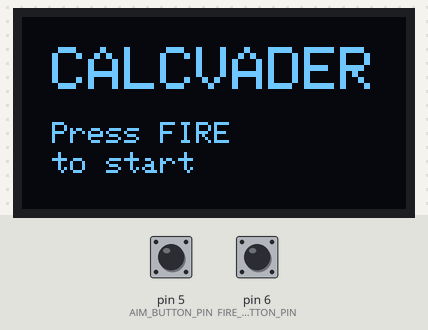
Recording of a sketch running on a simulated Arduino Uno, built with avr-gcc and run on an emulated ATmega328P. Parts: 128×64 one-colour display. The inputs (shaded band) are chosen by the test bench; at power-on: pin 6 (FIRE_BUTTON_PIN) HIGH, pin 5 (AIM_BUTTON_PIN) HIGH. Random numbers use the default seed unless the sketch sets one.

Above: at 1.2 s.
1.3 s: pin 6 (FIRE_BUTTON_PIN) pulled LOW for 0.15 s
At 2.0 s:
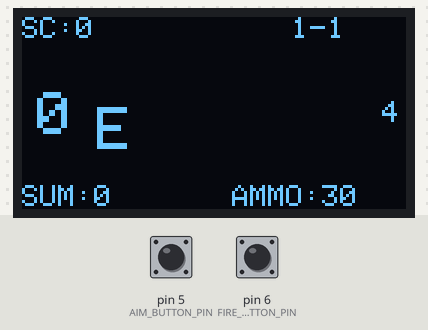
4.4 s: pin 5 (AIM_BUTTON_PIN) pulled LOW for 0.15 s
At 7.0 s:
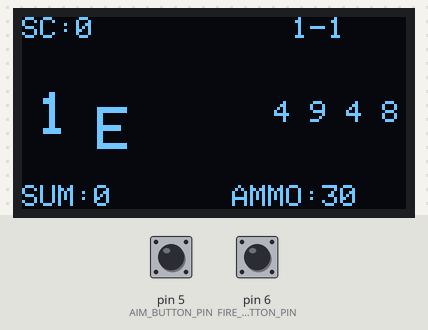
7.5 s: pin 5 (AIM_BUTTON_PIN) pulled LOW for 1 s
At 11.2 s:
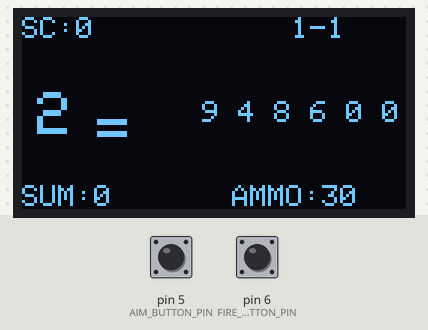
11.5 s: pin 6 (FIRE_BUTTON_PIN) pulled LOW for 1 s
At 12.6 s:
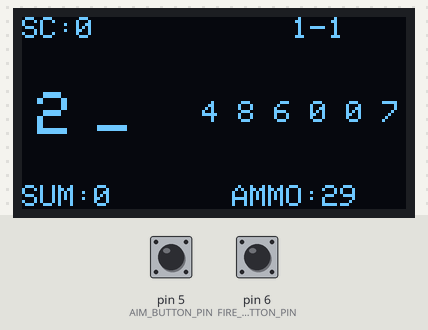
Timing chart, 0 to 14.5 s (numbered marks = the images above; inputs shaded):
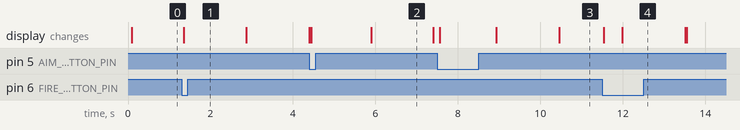

The sketch:

calcvader.ino
```cpp
/*
 * CALCVADER - 電卓インベーダーゲーム
 * CASIO SL-880のインベーダーゲームを再現
 */

#include <Wire.h>
#include <Adafruit_GFX.h>
#include <Adafruit_SSD1306.h>

// ディスプレイ設定
#define SCREEN_WIDTH 128
#define SCREEN_HEIGHT 64
#define OLED_RESET -1
Adafruit_SSD1306 display(SCREEN_WIDTH, SCREEN_HEIGHT, &Wire, OLED_RESET);

// ボタンピン設定
#define AIM_BUTTON_PIN 5
#define FIRE_BUTTON_PIN 6

// ゲーム定数
const int MAX_VISIBLE_PART1 = 6;
const int MAX_VISIBLE_PART2 = 5;
const int TOTAL_INVADERS_PER_ROUND = 16;
const int MAX_AMMO = 30;
const int UFO_BONUS = 300;

// インベーダー構造体
struct Invader {
  int number;        // 数字（0-9）
  int position;      // 位置（1～6の桁数）
  int x, y;          // 座標
  bool active;       // 生存フラグ
  bool isUFO;        // UFOフラグ
};

Invader invaders[6];

// ゲーム状態変数
int aim = 0;                    // 照準（0-9, n=10）
int sum = 0;                    // 撃破した数字の合計
bool ufoActive = false;         // UFO出現フラグ
int ufoIndex = -1;              // UFOのインデックス
int score = 0;
int life = 3;                   // ライフ
int ammo = MAX_AMMO;
int pattern = 1;                // 現在のパターン（1～9）
int part = 1;                   // 現在のパート（1 or 2）
int invadersDefeated = 0;       // 撃破したインベーダー数
int invadersSpawned = 0;        // 出現したインベーダー数

// ゲーム状態
enum GameState {
  TITLE,
  PLAYING,
  GAME_OVER
};
GameState gameState = TITLE;

// ボタン状態
bool lastAimButton = HIGH;
bool lastFireButton = HIGH;

// タイミング制御
unsigned long lastMoveTime = 0;
int moveDelay = 1500;            // インベーダーの移動間隔（ms）

void setup() {
  Serial.begin(9600);

  // ボタン設定
  pinMode(AIM_BUTTON_PIN, INPUT_PULLUP);
  pinMode(FIRE_BUTTON_PIN, INPUT_PULLUP);

  // ディスプレイ初期化
  if (!display.begin(SSD1306_SWITCHCAPVCC, 0x3C)) {
    Serial.println(F("SSD1306 allocation failed"));
    for (;;);
  }

  display.clearDisplay();
  display.display();

  randomSeed(analogRead(0));
}

void loop() {
  switch (gameState) {
    case TITLE:
      updateTitle();
      break;
    case PLAYING:
      updateGame();
      break;
    case GAME_OVER:
      updateGameOver();
      break;
  }
}

// タイトル画面の更新
void updateTitle() {
  display.clearDisplay();
  display.setTextSize(2);
  display.setTextColor(SSD1306_WHITE);
  display.setCursor(10, 10);
  display.println(F("CALCVADER"));

  display.setTextSize(1);
  display.setCursor(10, 35);
  display.println(F("Press FIRE"));
  display.setCursor(10, 45);
  display.println(F("to start"));

  display.display();

  // FIREボタンでゲーム開始
  bool fireButton = digitalRead(FIRE_BUTTON_PIN);
  if (lastFireButton == HIGH && fireButton == LOW) {
    initGame();
    gameState = PLAYING;
  }
  lastFireButton = fireButton;
}

// ゲーム初期化
void initGame() {
  aim = 0;
  sum = 0;
  ufoActive = false;
  ufoIndex = -1;
  score = 0;
  life = 3;
  ammo = MAX_AMMO;
  pattern = 1;
  part = 1;
  invadersDefeated = 0;
  invadersSpawned = 0;

  // インベーダー初期化
  for (int i = 0; i < 6; i++) {
    invaders[i].active = false;
  }

  spawnInitialInvaders();

  lastMoveTime = millis();
  moveDelay = 1500;
}

// 初期インベーダーを配置
void spawnInitialInvaders() {
  int startPos = (part == 1) ? 6 : 5;

  // 最初は1個だけ配置
  if (invadersSpawned < TOTAL_INVADERS_PER_ROUND) {
    spawnInvader(0, startPos);
  }
}

// インベーダーを生成
void spawnInvader(int index, int position) {
  invaders[index].number = random(0, 10);
  invaders[index].position = position;
  invaders[index].x = 60 + (position - 1) * 12;
  invaders[index].y = 28;
  invaders[index].active = true;
  invaders[index].isUFO = false;
  invadersSpawned++;
}

// ゲーム画面の更新
void updateGame() {
  unsigned long currentTime = millis();

  // ボタン入力処理
  handleInput();

  // インベーダー移動
  if (currentTime - lastMoveTime > moveDelay) {
    moveInvaders();
    lastMoveTime = currentTime;
  }

  // 描画
  drawGame();

  // ゲームオーバーチェック
  if (life <= 0 || ammo <= 0) {
    gameState = GAME_OVER;
  }

  // ラウンドクリアチェック
  if (invadersDefeated >= TOTAL_INVADERS_PER_ROUND) {
    nextPattern();
  }
}

// ボタン入力処理
void handleInput() {
  // AIMボタン
  bool aimButton = digitalRead(AIM_BUTTON_PIN);
  if (lastAimButton == HIGH && aimButton == LOW) {
    aim++;
    if (aim > 10) aim = 0;  // 0-9, n(10)
  }
  lastAimButton = aimButton;

  // FIREボタン
  bool fireButton = digitalRead(FIRE_BUTTON_PIN);
  if (lastFireButton == HIGH && fireButton == LOW) {
    fire();
  }
  lastFireButton = fireButton;
}

// 撃破されたインベーダーより左にいるものを右に詰める
void shiftInvadersRight(int defeatedPosition) {
  // 撃破されたインベーダーより左（positionが小さい）にいるすべてのインベーダーを右に1つ移動
  for (int i = 0; i < 6; i++) {
    if (invaders[i].active && invaders[i].position < defeatedPosition) {
      invaders[i].position++;
      invaders[i].x += 12;  // X座標も右に移動
    }
  }
}

// 配列を詰める処理（撃破された穴を埋める）
void compactInvaders() {
  // アクティブなインベーダーを前に詰める
  int writeIdx = 0;
  for (int i = 0; i < 6; i++) {
    if (invaders[i].active) {
      if (i != writeIdx) {
        invaders[writeIdx] = invaders[i];

        // UFOが移動した場合、インデックスを更新
        if (invaders[writeIdx].isUFO) {
          ufoIndex = writeIdx;
        }
      }
      writeIdx++;
    }
  }

  // 詰めた後の空きスロットをクリア
  for (int i = writeIdx; i < 6; i++) {
    invaders[i].active = false;
    invaders[i].number = 0;
    invaders[i].isUFO = false;
  }
}

// 発射処理
void fire() {
  if (ammo <= 0) return;

  ammo--;

  // UFO狙い
  if (aim == 10 && ufoActive && ufoIndex >= 0) {
    if (invaders[ufoIndex].active && invaders[ufoIndex].isUFO) {
      int defeatedPosition = invaders[ufoIndex].position;
      invaders[ufoIndex].active = false;
      score += UFO_BONUS;
      ufoActive = false;
      ufoIndex = -1;
      invadersDefeated++;

      // 撃破されたインベーダーより左にいるものを右に詰める
      shiftInvadersRight(defeatedPosition);

      // 配列を詰める
      compactInvaders();
    }
    return;
  }

  // 通常のインベーダー狙い
  for (int i = 0; i < 6; i++) {
    if (invaders[i].active && !invaders[i].isUFO && invaders[i].number == aim) {
      int defeatedPosition = invaders[i].position;
      invaders[i].active = false;

      // 得点計算（位置に応じた得点）
      int multiplier = (part == 1) ? 10 : 20;
      score += invaders[i].position * multiplier;

      // SUMに加算
      sum += invaders[i].number;

      invadersDefeated++;

      // 撃破されたインベーダーより左にいるものを右に詰める
      shiftInvadersRight(defeatedPosition);

      // 配列を詰める
      compactInvaders();

      // UFO出現チェック
      if (sum % 10 == 0 && !ufoActive) {
        spawnUFO();
      }

      break;
    }
  }
}

// UFOを生成
void spawnUFO() {
  // 空いているスロットを探す
  for (int i = 0; i < 6; i++) {
    if (!invaders[i].active) {
      int startPos = (part == 1) ? 6 : 5;
      invaders[i].number = 10;  // nを表す
      invaders[i].position = startPos;
      invaders[i].x = 60 + (startPos - 1) * 12;
      invaders[i].y = 28;
      invaders[i].active = true;
      invaders[i].isUFO = true;
      ufoActive = true;
      ufoIndex = i;
      break;
    }
  }
}

// インベーダーを移動
void moveInvaders() {
  bool needCompact = false;

  for (int i = 0; i < 6; i++) {
    if (invaders[i].active) {
      invaders[i].x -= 12;
      invaders[i].position--;

      // 左端に到達
      if (invaders[i].position <= 0) {
        invaders[i].active = false;
        needCompact = true;

        if (invaders[i].isUFO) {
          ufoActive = false;
          ufoIndex = -1;
        } else {
          life--;  // ライフ減少
        }

        // 左端到達もカウント（撃破ではないが処理済み）
        invadersDefeated++;
      }
    }
  }

  // 左端到達で消えたインベーダーがいたら配列を詰める
  if (needCompact) {
    compactInvaders();
  }

  // 新しいインベーダーを生成（左端到達分を補充）
  if (needCompact && invadersSpawned < TOTAL_INVADERS_PER_ROUND) {
    for (int i = 0; i < 6; i++) {
      if (!invaders[i].active) {
        int startPos = (part == 1) ? 6 : 5;
        spawnInvader(i, startPos);
        break;
      }
    }
  }

  // 画面上のアクティブなインベーダーをカウント
  int activeCount = 0;
  for (int i = 0; i < 6; i++) {
    if (invaders[i].active) {
      activeCount++;
    }
  }

  // 最大数未満なら新しいインベーダーを追加
  int maxVisible = (part == 1) ? MAX_VISIBLE_PART1 : MAX_VISIBLE_PART2;
  if (activeCount < maxVisible && invadersSpawned < TOTAL_INVADERS_PER_ROUND) {
    for (int i = 0; i < 6; i++) {
      if (!invaders[i].active) {
        int startPos = (part == 1) ? 6 : 5;
        spawnInvader(i, startPos);
        break;
      }
    }
  }
}

// 次のパターンへ
void nextPattern() {
  // ラウンドクリア表示
  display.clearDisplay();
  display.setTextSize(2);
  display.setTextColor(SSD1306_WHITE);
  display.setCursor(10, 20);
  display.println(F("ROUND"));
  display.setCursor(10, 40);
  display.println(F("CLEAR!"));
  display.display();

  // インターバル（2秒）
  delay(2000);

  pattern++;
  if (pattern > 9) {
    pattern = 1;
    part++;
    if (part > 2) {
      part = 1;
    }
  }

  // 速度アップ
  moveDelay = max(600, 1500 - (pattern - 1) * 100);

  // ラウンドリセット
  invadersDefeated = 0;
  invadersSpawned = 0;
  sum = 0;
  ammo = MAX_AMMO;
  ufoActive = false;
  ufoIndex = -1;

  for (int i = 0; i < 6; i++) {
    invaders[i].active = false;
  }

  spawnInitialInvaders();

  // タイマーをリセット
  lastMoveTime = millis();
}

// ゲーム画面描画
void drawGame() {
  display.clearDisplay();

  // 照準を描画（左端、大きく）
  drawLargeNumber(aim, 5, 25);

  // 残機を描画（照準の右隣）
  drawLife(25, 30);

  // インベーダーを描画
  drawInvaders();

  // 下部情報
  display.setTextSize(1);
  display.setTextColor(SSD1306_WHITE);
  display.setCursor(0, 56);
  display.print(F("SUM:"));
  display.print(sum);
  display.setCursor(70, 56);
  display.print(F("AMMO:"));
  display.print(ammo);

  // スコア（上部）
  display.setCursor(0, 0);
  display.print(F("SC:"));
  display.print(score);

  // パート・パターン（上部右）
  display.setCursor(90, 0);
  display.print(part);
  display.print(F("-"));
  display.print(pattern);

  display.display();
}

// 大きな数字を描画（7セグメント風）
void drawLargeNumber(int num, int x, int y) {
  display.setTextSize(2);
  display.setTextColor(SSD1306_WHITE);
  display.setCursor(x, y);

  if (num == 10) {
    display.print(F("n"));
  } else {
    display.print(num);
  }
}

// 残機を描画
void drawLife(int x, int y) {
  display.setTextSize(2);
  display.setTextColor(SSD1306_WHITE);
  display.setCursor(x, y);

  if (life == 3) {
    display.print(F("E"));
  } else if (life == 2) {
    display.print(F("="));
  } else if (life == 1) {
    display.print(F("-"));
  }
  // life == 0 は何も表示しない
}

// インベーダーを描画
void drawInvaders() {
  display.setTextSize(1);
  display.setTextColor(SSD1306_WHITE);

  // アクティブなインベーダーを位置順にソートして描画（右詰め）
  // 位置が大きい順（右から左）にソートする
  for (int pos = 6; pos >= 1; pos--) {
    for (int i = 0; i < 6; i++) {
      if (invaders[i].active && invaders[i].position == pos) {
        display.setCursor(invaders[i].x, invaders[i].y);

        // UFOの場合は'n'を表示
        if (invaders[i].isUFO) {
          display.print(F("n"));
        }
        // 通常のインベーダー: 0-9の範囲チェック
        else if (invaders[i].number >= 0 && invaders[i].number <= 9) {
          display.print(invaders[i].number);
        }
        // それ以外は表示しない（不正な値）
      }
    }
  }
}

// ゲームオーバー画面の更新
void updateGameOver() {
  display.clearDisplay();
  display.setTextSize(2);
  display.setTextColor(SSD1306_WHITE);
  display.setCursor(10, 10);
  display.println(F("GAME OVER"));

  display.setTextSize(1);
  display.setCursor(10, 35);
  display.print(F("Score: "));
  display.println(score);

  display.setCursor(0, 50);
  display.println(F("Press both to restart"));

  display.display();

  // 両方のボタンが同時押しされたらタイトルへ
  if (digitalRead(AIM_BUTTON_PIN) == LOW && digitalRead(FIRE_BUTTON_PIN) == LOW) {
    delay(50);
    // ボタンが離されるまで待つ
    while (digitalRead(AIM_BUTTON_PIN) == LOW || digitalRead(FIRE_BUTTON_PIN) == LOW) {
      delay(10);
    }
    gameState = TITLE;
  }
}
```

Measured:
- after the input at 1.3 s, the display: changes after 0.05 s (image 1)
- what the display in image 2 shows lasts 1.5 s, from 5.9 s to 7.4 s
